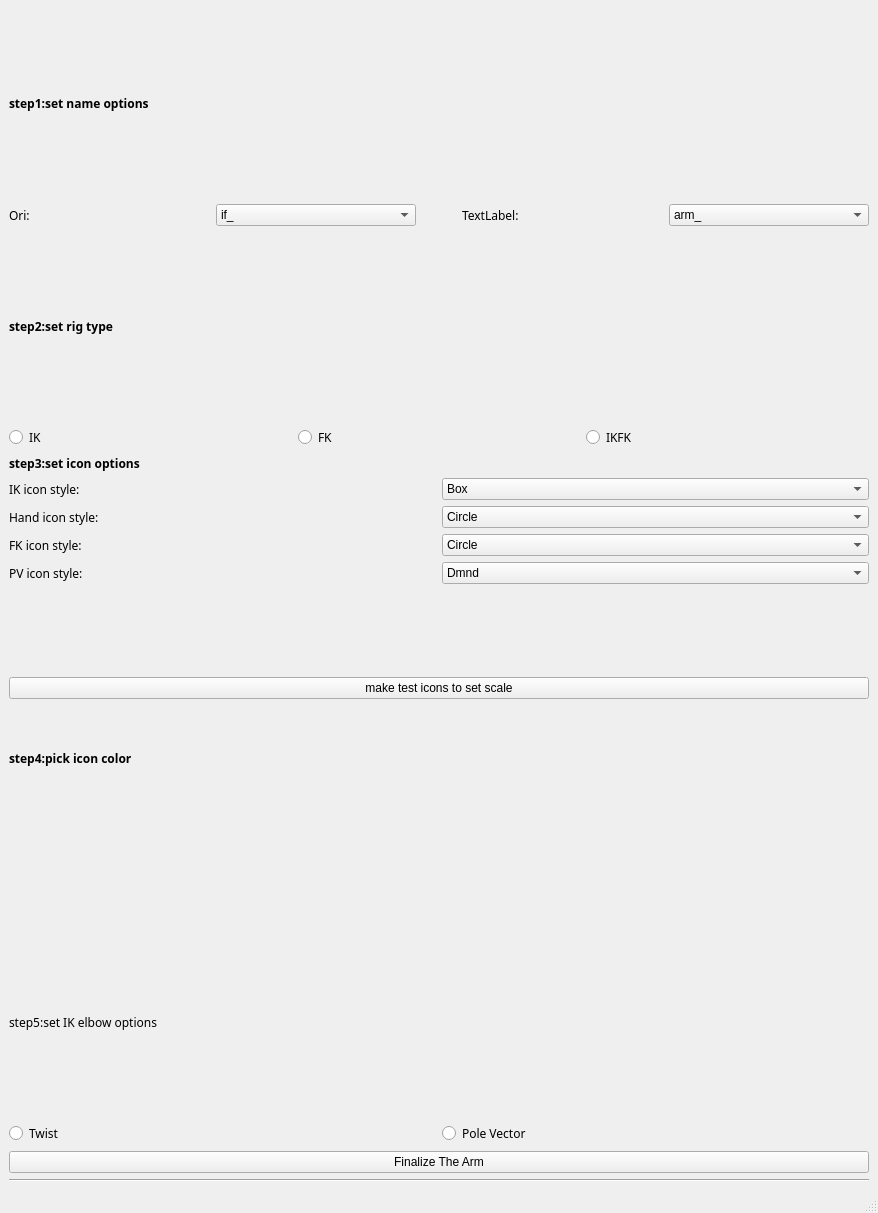
<?xml version="1.0" encoding="UTF-8"?>
<ui version="4.0">
 <class>AutoRig_Arm</class>
 <widget class="QMainWindow" name="AutoRig_Arm">
  <property name="geometry">
   <rect>
    <x>0</x>
    <y>0</y>
    <width>878</width>
    <height>1213</height>
   </rect>
  </property>
  <property name="windowTitle">
   <string>AutoRig_Arm</string>
  </property>
  <widget class="QWidget" name="centralwidget">
   <layout class="QGridLayout" name="gridLayout">
    <item row="0" column="0">
     <layout class="QVBoxLayout" name="verticalLayout_6">
      <item>
       <layout class="QVBoxLayout" name="verticalLayout">
        <item>
         <widget class="QLabel" name="label_5">
          <property name="font">
           <font>
            <family>Corbel</family>
            <weight>75</weight>
            <bold>true</bold>
           </font>
          </property>
          <property name="text">
           <string>step1:set name options</string>
          </property>
         </widget>
        </item>
        <item>
         <layout class="QHBoxLayout" name="horizontalLayout">
          <item>
           <widget class="QLabel" name="label_2">
            <property name="font">
             <font>
              <family>Corbel</family>
             </font>
            </property>
            <property name="text">
             <string>Ori:</string>
            </property>
            <property name="buddy">
             <cstring>Ori_cmb</cstring>
            </property>
           </widget>
          </item>
          <item>
           <widget class="QComboBox" name="Ori_cmb">
            <property name="toolTip">
             <string>&lt;html&gt;&lt;head/&gt;&lt;body&gt;&lt;p&gt;&lt;br/&gt;&lt;/p&gt;&lt;/body&gt;&lt;/html&gt;</string>
            </property>
            <property name="editable">
             <bool>false</bool>
            </property>
            <property name="modelColumn">
             <number>0</number>
            </property>
            <item>
             <property name="text">
              <string>if_</string>
             </property>
            </item>
            <item>
             <property name="text">
              <string>rt_</string>
             </property>
            </item>
            <item>
             <property name="text">
              <string>ct_</string>
             </property>
            </item>
           </widget>
          </item>
          <item>
           <spacer name="horizontalSpacer">
            <property name="orientation">
             <enum>Qt::Horizontal</enum>
            </property>
            <property name="sizeType">
             <enum>QSizePolicy::Minimum</enum>
            </property>
            <property name="sizeHint" stdset="0">
             <size>
              <width>40</width>
              <height>20</height>
             </size>
            </property>
           </spacer>
          </item>
          <item>
           <widget class="QLabel" name="label_3">
            <property name="font">
             <font>
              <family>Corbel</family>
             </font>
            </property>
            <property name="text">
             <string>TextLabel:</string>
            </property>
            <property name="buddy">
             <cstring>_cmb1</cstring>
            </property>
           </widget>
          </item>
          <item>
           <widget class="QComboBox" name="_cmb1">
            <item>
             <property name="text">
              <string>arm_</string>
             </property>
            </item>
           </widget>
          </item>
         </layout>
        </item>
       </layout>
      </item>
      <item>
       <layout class="QVBoxLayout" name="verticalLayout_2">
        <item>
         <widget class="QLabel" name="label_4">
          <property name="font">
           <font>
            <family>Corbel</family>
            <weight>75</weight>
            <bold>true</bold>
           </font>
          </property>
          <property name="text">
           <string>step2:set rig type</string>
          </property>
         </widget>
        </item>
        <item>
         <layout class="QHBoxLayout" name="horizontalLayout_2">
          <item>
           <widget class="QRadioButton" name="IK_RB">
            <property name="font">
             <font>
              <family>Corbel</family>
             </font>
            </property>
            <property name="text">
             <string>IK</string>
            </property>
           </widget>
          </item>
          <item>
           <widget class="QRadioButton" name="FK_RB">
            <property name="font">
             <font>
              <family>Corbel</family>
             </font>
            </property>
            <property name="text">
             <string>FK</string>
            </property>
           </widget>
          </item>
          <item>
           <widget class="QRadioButton" name="IKFK_RB">
            <property name="font">
             <font>
              <family>Corbel</family>
             </font>
            </property>
            <property name="text">
             <string>IKFK</string>
            </property>
           </widget>
          </item>
         </layout>
        </item>
       </layout>
      </item>
      <item>
       <layout class="QFormLayout" name="formLayout">
        <item row="0" column="0">
         <widget class="QLabel" name="label_6">
          <property name="font">
           <font>
            <family>Corbel</family>
            <weight>75</weight>
            <bold>true</bold>
           </font>
          </property>
          <property name="text">
           <string>step3:set icon options</string>
          </property>
         </widget>
        </item>
        <item row="1" column="0" colspan="2">
         <layout class="QVBoxLayout" name="verticalLayout_5">
          <item>
           <layout class="QHBoxLayout" name="horizontalLayout_3">
            <item>
             <widget class="QLabel" name="label_7">
              <property name="font">
               <font>
                <family>Corbel</family>
               </font>
              </property>
              <property name="text">
               <string>IK icon style:</string>
              </property>
             </widget>
            </item>
            <item>
             <widget class="QComboBox" name="IKIcon_RB">
              <item>
               <property name="text">
                <string>Box</string>
               </property>
              </item>
              <item>
               <property name="text">
                <string>4Arrows</string>
               </property>
              </item>
             </widget>
            </item>
           </layout>
          </item>
          <item>
           <layout class="QHBoxLayout" name="horizontalLayout_7">
            <item>
             <widget class="QLabel" name="label_9">
              <property name="font">
               <font>
                <family>Corbel</family>
               </font>
              </property>
              <property name="text">
               <string>Hand icon style:</string>
              </property>
             </widget>
            </item>
            <item>
             <widget class="QComboBox" name="Hand_RB">
              <item>
               <property name="text">
                <string>Circle</string>
               </property>
              </item>
              <item>
               <property name="text">
                <string>TurnArrows</string>
               </property>
              </item>
             </widget>
            </item>
           </layout>
          </item>
          <item>
           <layout class="QHBoxLayout" name="horizontalLayout_4">
            <item>
             <widget class="QLabel" name="label_8">
              <property name="font">
               <font>
                <family>Corbel</family>
               </font>
              </property>
              <property name="text">
               <string>FK icon style:</string>
              </property>
             </widget>
            </item>
            <item>
             <widget class="QComboBox" name="FKIcon_RB">
              <item>
               <property name="text">
                <string>Circle</string>
               </property>
              </item>
              <item>
               <property name="text">
                <string>COG</string>
               </property>
              </item>
             </widget>
            </item>
           </layout>
          </item>
          <item>
           <layout class="QHBoxLayout" name="horizontalLayout_6">
            <item>
             <widget class="QLabel" name="label_10">
              <property name="font">
               <font>
                <family>Corbel</family>
               </font>
              </property>
              <property name="text">
               <string>PV icon style:</string>
              </property>
             </widget>
            </item>
            <item>
             <widget class="QComboBox" name="PV_RB">
              <item>
               <property name="text">
                <string>Dmnd</string>
               </property>
              </item>
              <item>
               <property name="text">
                <string>Arrow</string>
               </property>
              </item>
             </widget>
            </item>
           </layout>
          </item>
         </layout>
        </item>
       </layout>
      </item>
      <item>
       <widget class="QPushButton" name="setScale_Btn">
        <property name="sizePolicy">
         <sizepolicy hsizetype="Expanding" vsizetype="Fixed">
          <horstretch>0</horstretch>
          <verstretch>0</verstretch>
         </sizepolicy>
        </property>
        <property name="text">
         <string>make test icons to set scale</string>
        </property>
        <property name="+command" stdset="0">
         <string/>
        </property>
       </widget>
      </item>
      <item>
       <layout class="QVBoxLayout" name="verticalLayout_3">
        <item>
         <widget class="QLabel" name="label_11">
          <property name="font">
           <font>
            <family>Corbel</family>
            <weight>75</weight>
            <bold>true</bold>
           </font>
          </property>
          <property name="text">
           <string>step4:pick icon color</string>
          </property>
         </widget>
        </item>
        <item>
         <layout class="QHBoxLayout" name="horizontalLayout_5">
          <item>
           <widget class="QLabel" name="label">
            <property name="text">
             <string/>
            </property>
            <property name="pixmap">
             <pixmap>../../Autodesk/Autodesk_Maya_2016_EN_JP_ZH_Windows_dlm/x64/Maya/Autodesk/Maya2016/icons/CloudPortal/123D-Catch.png</pixmap>
            </property>
            <property name="scaledContents">
             <bool>true</bool>
            </property>
           </widget>
          </item>
          <item>
           <spacer name="horizontalSpacer_2">
            <property name="orientation">
             <enum>Qt::Horizontal</enum>
            </property>
            <property name="sizeHint" stdset="0">
             <size>
              <width>40</width>
              <height>20</height>
             </size>
            </property>
           </spacer>
          </item>
          <item>
           <widget class="QLabel" name="label_14">
            <property name="text">
             <string/>
            </property>
            <property name="pixmap">
             <pixmap>../../Autodesk/Autodesk_Maya_2016_EN_JP_ZH_Windows_dlm/x64/Maya/Autodesk/Maya2016/icons/CloudPortal/123D-Sculpt.png</pixmap>
            </property>
            <property name="scaledContents">
             <bool>true</bool>
            </property>
           </widget>
          </item>
          <item>
           <spacer name="horizontalSpacer_3">
            <property name="orientation">
             <enum>Qt::Horizontal</enum>
            </property>
            <property name="sizeHint" stdset="0">
             <size>
              <width>40</width>
              <height>20</height>
             </size>
            </property>
           </spacer>
          </item>
          <item>
           <widget class="QLabel" name="label_13">
            <property name="text">
             <string/>
            </property>
            <property name="pixmap">
             <pixmap>../../Autodesk/Autodesk_Maya_2016_EN_JP_ZH_Windows_dlm/x64/Maya/Autodesk/Maya2016/icons/CloudPortal/123D-Creature.png</pixmap>
            </property>
            <property name="scaledContents">
             <bool>true</bool>
            </property>
           </widget>
          </item>
         </layout>
        </item>
       </layout>
      </item>
      <item>
       <layout class="QVBoxLayout" name="verticalLayout_4">
        <item>
         <widget class="QLabel" name="label_12">
          <property name="font">
           <font>
            <family>Corbel</family>
           </font>
          </property>
          <property name="text">
           <string>step5:set IK elbow options</string>
          </property>
         </widget>
        </item>
        <item>
         <layout class="QHBoxLayout" name="horizontalLayout_8">
          <item>
           <widget class="QRadioButton" name="Twist_RB">
            <property name="font">
             <font>
              <family>Corbel</family>
             </font>
            </property>
            <property name="text">
             <string>Twist</string>
            </property>
           </widget>
          </item>
          <item>
           <widget class="QRadioButton" name="Pole_RB">
            <property name="font">
             <font>
              <family>Corbel</family>
             </font>
            </property>
            <property name="text">
             <string>Pole Vector</string>
            </property>
           </widget>
          </item>
         </layout>
        </item>
       </layout>
      </item>
      <item>
       <widget class="QPushButton" name="Finalize_Btn">
        <property name="text">
         <string>Finalize The Arm</string>
        </property>
        <property name="+command" stdset="0">
         <string>AutoRigArm.use.createArm</string>
        </property>
       </widget>
      </item>
     </layout>
    </item>
    <item row="1" column="0">
     <widget class="Line" name="line_5">
      <property name="orientation">
       <enum>Qt::Horizontal</enum>
      </property>
     </widget>
    </item>
   </layout>
   <zorder>line_5</zorder>
   <zorder>label_6</zorder>
   <zorder>verticalLayoutWidget_6</zorder>
  </widget>
  <widget class="QMenuBar" name="menubar">
   <property name="geometry">
    <rect>
     <x>0</x>
     <y>0</y>
     <width>878</width>
     <height>45</height>
    </rect>
   </property>
  </widget>
  <widget class="QStatusBar" name="statusbar"/>
 </widget>
 <resources/>
 <connections>
  <connection>
   <sender>FK_RB</sender>
   <signal>clicked(bool)</signal>
   <receiver>label_7</receiver>
   <slot>setDisabled(bool)</slot>
   <hints>
    <hint type="sourcelabel">
     <x>767</x>
     <y>243</y>
    </hint>
    <hint type="destinationlabel">
     <x>127</x>
     <y>359</y>
    </hint>
   </hints>
  </connection>
  <connection>
   <sender>IK_RB</sender>
   <signal>clicked(bool)</signal>
   <receiver>label_7</receiver>
   <slot>setEnabled(bool)</slot>
   <hints>
    <hint type="sourcelabel">
     <x>73</x>
     <y>247</y>
    </hint>
    <hint type="destinationlabel">
     <x>139</x>
     <y>360</y>
    </hint>
   </hints>
  </connection>
  <connection>
   <sender>IKFK_RB</sender>
   <signal>clicked(bool)</signal>
   <receiver>label_7</receiver>
   <slot>setEnabled(bool)</slot>
   <hints>
    <hint type="sourcelabel">
     <x>1666</x>
     <y>247</y>
    </hint>
    <hint type="destinationlabel">
     <x>82</x>
     <y>360</y>
    </hint>
   </hints>
  </connection>
  <connection>
   <sender>FK_RB</sender>
   <signal>clicked(bool)</signal>
   <receiver>IKIcon_RB</receiver>
   <slot>setDisabled(bool)</slot>
   <hints>
    <hint type="sourcelabel">
     <x>746</x>
     <y>251</y>
    </hint>
    <hint type="destinationlabel">
     <x>1200</x>
     <y>360</y>
    </hint>
   </hints>
  </connection>
  <connection>
   <sender>IK_RB</sender>
   <signal>clicked(bool)</signal>
   <receiver>label_8</receiver>
   <slot>setDisabled(bool)</slot>
   <hints>
    <hint type="sourcelabel">
     <x>350</x>
     <y>265</y>
    </hint>
    <hint type="destinationlabel">
     <x>238</x>
     <y>480</y>
    </hint>
   </hints>
  </connection>
  <connection>
   <sender>IK_RB</sender>
   <signal>clicked(bool)</signal>
   <receiver>FKIcon_RB</receiver>
   <slot>setDisabled(bool)</slot>
   <hints>
    <hint type="sourcelabel">
     <x>565</x>
     <y>258</y>
    </hint>
    <hint type="destinationlabel">
     <x>1188</x>
     <y>458</y>
    </hint>
   </hints>
  </connection>
  <connection>
   <sender>FK_RB</sender>
   <signal>clicked(bool)</signal>
   <receiver>label_8</receiver>
   <slot>setEnabled(bool)</slot>
   <hints>
    <hint type="sourcelabel">
     <x>884</x>
     <y>237</y>
    </hint>
    <hint type="destinationlabel">
     <x>468</x>
     <y>477</y>
    </hint>
   </hints>
  </connection>
  <connection>
   <sender>FK_RB</sender>
   <signal>clicked(bool)</signal>
   <receiver>FKIcon_RB</receiver>
   <slot>setEnabled(bool)</slot>
   <hints>
    <hint type="sourcelabel">
     <x>1036</x>
     <y>243</y>
    </hint>
    <hint type="destinationlabel">
     <x>1218</x>
     <y>480</y>
    </hint>
   </hints>
  </connection>
  <connection>
   <sender>FK_RB</sender>
   <signal>clicked(bool)</signal>
   <receiver>label_10</receiver>
   <slot>setDisabled(bool)</slot>
   <hints>
    <hint type="sourcelabel">
     <x>899</x>
     <y>245</y>
    </hint>
    <hint type="destinationlabel">
     <x>568</x>
     <y>523</y>
    </hint>
   </hints>
  </connection>
  <connection>
   <sender>FK_RB</sender>
   <signal>clicked(bool)</signal>
   <receiver>PV_RB</receiver>
   <slot>setDisabled(bool)</slot>
   <hints>
    <hint type="sourcelabel">
     <x>849</x>
     <y>245</y>
    </hint>
    <hint type="destinationlabel">
     <x>1193</x>
     <y>523</y>
    </hint>
   </hints>
  </connection>
  <connection>
   <sender>IK_RB</sender>
   <signal>clicked(bool)</signal>
   <receiver>label_10</receiver>
   <slot>setEnabled(bool)</slot>
   <hints>
    <hint type="sourcelabel">
     <x>385</x>
     <y>260</y>
    </hint>
    <hint type="destinationlabel">
     <x>358</x>
     <y>538</y>
    </hint>
   </hints>
  </connection>
  <connection>
   <sender>IK_RB</sender>
   <signal>clicked(bool)</signal>
   <receiver>PV_RB</receiver>
   <slot>setEnabled(bool)</slot>
   <hints>
    <hint type="sourcelabel">
     <x>530</x>
     <y>260</y>
    </hint>
    <hint type="destinationlabel">
     <x>1223</x>
     <y>515</y>
    </hint>
   </hints>
  </connection>
  <connection>
   <sender>IKFK_RB</sender>
   <signal>clicked(bool)</signal>
   <receiver>label_7</receiver>
   <slot>setEnabled(bool)</slot>
   <hints>
    <hint type="sourcelabel">
     <x>1693</x>
     <y>245</y>
    </hint>
    <hint type="destinationlabel">
     <x>641</x>
     <y>362</y>
    </hint>
   </hints>
  </connection>
  <connection>
   <sender>IKFK_RB</sender>
   <signal>clicked(bool)</signal>
   <receiver>IKIcon_RB</receiver>
   <slot>setEnabled(bool)</slot>
   <hints>
    <hint type="sourcelabel">
     <x>1658</x>
     <y>242</y>
    </hint>
    <hint type="destinationlabel">
     <x>1414</x>
     <y>360</y>
    </hint>
   </hints>
  </connection>
  <connection>
   <sender>IKFK_RB</sender>
   <signal>clicked(bool)</signal>
   <receiver>label_8</receiver>
   <slot>setEnabled(bool)</slot>
   <hints>
    <hint type="sourcelabel">
     <x>1559</x>
     <y>252</y>
    </hint>
    <hint type="destinationlabel">
     <x>738</x>
     <y>465</y>
    </hint>
   </hints>
  </connection>
  <connection>
   <sender>IKFK_RB</sender>
   <signal>clicked(bool)</signal>
   <receiver>FKIcon_RB</receiver>
   <slot>setEnabled(bool)</slot>
   <hints>
    <hint type="sourcelabel">
     <x>1529</x>
     <y>242</y>
    </hint>
    <hint type="destinationlabel">
     <x>1371</x>
     <y>475</y>
    </hint>
   </hints>
  </connection>
  <connection>
   <sender>IKFK_RB</sender>
   <signal>clicked(bool)</signal>
   <receiver>label_10</receiver>
   <slot>setEnabled(bool)</slot>
   <hints>
    <hint type="sourcelabel">
     <x>1726</x>
     <y>255</y>
    </hint>
    <hint type="destinationlabel">
     <x>852</x>
     <y>522</y>
    </hint>
   </hints>
  </connection>
  <connection>
   <sender>IKFK_RB</sender>
   <signal>clicked(bool)</signal>
   <receiver>PV_RB</receiver>
   <slot>setEnabled(bool)</slot>
   <hints>
    <hint type="sourcelabel">
     <x>1629</x>
     <y>270</y>
    </hint>
    <hint type="destinationlabel">
     <x>1501</x>
     <y>520</y>
    </hint>
   </hints>
  </connection>
  <connection>
   <sender>FK_RB</sender>
   <signal>clicked(bool)</signal>
   <receiver>label_9</receiver>
   <slot>setDisabled(bool)</slot>
   <hints>
    <hint type="sourcelabel">
     <x>800</x>
     <y>269</y>
    </hint>
    <hint type="destinationlabel">
     <x>293</x>
     <y>412</y>
    </hint>
   </hints>
  </connection>
  <connection>
   <sender>FK_RB</sender>
   <signal>clicked(bool)</signal>
   <receiver>Hand_RB</receiver>
   <slot>setDisabled(bool)</slot>
   <hints>
    <hint type="sourcelabel">
     <x>888</x>
     <y>236</y>
    </hint>
    <hint type="destinationlabel">
     <x>1178</x>
     <y>420</y>
    </hint>
   </hints>
  </connection>
  <connection>
   <sender>FK_RB</sender>
   <signal>clicked(bool)</signal>
   <receiver>Twist_RB</receiver>
   <slot>setDisabled(bool)</slot>
   <hints>
    <hint type="sourcelabel">
     <x>898</x>
     <y>253</y>
    </hint>
    <hint type="destinationlabel">
     <x>93</x>
     <y>1386</y>
    </hint>
   </hints>
  </connection>
  <connection>
   <sender>FK_RB</sender>
   <signal>clicked(bool)</signal>
   <receiver>Pole_RB</receiver>
   <slot>setDisabled(bool)</slot>
   <hints>
    <hint type="sourcelabel">
     <x>905</x>
     <y>238</y>
    </hint>
    <hint type="destinationlabel">
     <x>1296</x>
     <y>1393</y>
    </hint>
   </hints>
  </connection>
  <connection>
   <sender>IK_RB</sender>
   <signal>clicked(bool)</signal>
   <receiver>Twist_RB</receiver>
   <slot>setEnabled(bool)</slot>
   <hints>
    <hint type="sourcelabel">
     <x>260</x>
     <y>239</y>
    </hint>
    <hint type="destinationlabel">
     <x>190</x>
     <y>1387</y>
    </hint>
   </hints>
  </connection>
  <connection>
   <sender>IK_RB</sender>
   <signal>clicked(bool)</signal>
   <receiver>Pole_RB</receiver>
   <slot>setEnabled(bool)</slot>
   <hints>
    <hint type="sourcelabel">
     <x>443</x>
     <y>249</y>
    </hint>
    <hint type="destinationlabel">
     <x>1407</x>
     <y>1389</y>
    </hint>
   </hints>
  </connection>
  <connection>
   <sender>IKFK_RB</sender>
   <signal>clicked(bool)</signal>
   <receiver>Twist_RB</receiver>
   <slot>setEnabled(bool)</slot>
   <hints>
    <hint type="sourcelabel">
     <x>1813</x>
     <y>250</y>
    </hint>
    <hint type="destinationlabel">
     <x>627</x>
     <y>1371</y>
    </hint>
   </hints>
  </connection>
  <connection>
   <sender>IKFK_RB</sender>
   <signal>clicked(bool)</signal>
   <receiver>Pole_RB</receiver>
   <slot>setEnabled(bool)</slot>
   <hints>
    <hint type="sourcelabel">
     <x>1845</x>
     <y>240</y>
    </hint>
    <hint type="destinationlabel">
     <x>1567</x>
     <y>1398</y>
    </hint>
   </hints>
  </connection>
  <connection>
   <sender>IK_RB</sender>
   <signal>clicked(bool)</signal>
   <receiver>label_9</receiver>
   <slot>setEnabled(bool)</slot>
   <hints>
    <hint type="sourcelabel">
     <x>620</x>
     <y>245</y>
    </hint>
    <hint type="destinationlabel">
     <x>95</x>
     <y>421</y>
    </hint>
   </hints>
  </connection>
  <connection>
   <sender>IK_RB</sender>
   <signal>clicked(bool)</signal>
   <receiver>Hand_RB</receiver>
   <slot>setEnabled(bool)</slot>
   <hints>
    <hint type="sourcelabel">
     <x>605</x>
     <y>250</y>
    </hint>
    <hint type="destinationlabel">
     <x>1640</x>
     <y>421</y>
    </hint>
   </hints>
  </connection>
 </connections>
</ui>
